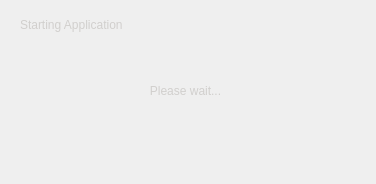
<?xml version="1.0" encoding="UTF-8"?>
<ui version="4.0">
 <class>Splash</class>
 <widget class="QDialog" name="Splash">
  <property name="windowModality">
   <enum>Qt::WindowModal</enum>
  </property>
  <property name="geometry">
   <rect>
    <x>0</x>
    <y>0</y>
    <width>376</width>
    <height>184</height>
   </rect>
  </property>
  <property name="maximumSize">
   <size>
    <width>386</width>
    <height>184</height>
   </size>
  </property>
  <property name="windowTitle">
   <string>Dialog</string>
  </property>
  <property name="styleSheet">
   <string notr="true">QListWidget::item:hover, QTreeWidget::item:hover {
	background-color: none;
  border:none;
color:white;
}
QListWidget::item:selected, QTreeWidget::item:selected {
  border:none;
	background-color: rgb(49, 65, 89);
color:white;
}

QHeaderView::section {
     background-color: #4d4b48;
     color: rgb(165,165,165);
     padding:3px 0 3px 5px;
     border-left:1px solid rgba(0,0,0, 40);border-right:none;border-top:none;border-bottom:none;
text-transform:uppercase;
	font: 10px &quot;Arial&quot;;
 }
QHeaderView::section:hover {
     color: rgb(255,255,255);
 }

 /* style the sort indicator */
 QHeaderView::down-arrow {
	image: url(:/icons/icons/steam/icon_down_default.tga);
 }

 QHeaderView::up-arrow {
	image: url(:/icons/icons/steam/icon_up_default.tga);
 }


QScrollBar {
background: rgba(215, 214, 213, 10)/*#5d5a58*/;
border:none;
border-style:none;
}
QScrollBar:horizontal {
         
	background-color: qlineargradient(spread:pad, x1:0, y1:0, x2:1, y2:0, stop:0 rgba(50, 50, 50, 255), stop:0.5 rgba(0, 0, 0, 0));
         height: 15px;
         margin: 0px 23px 1 23px;
     }

     QScrollBar::handle:horizontal {
         background:  #615f5c;
         min-width: 20px;
         border: 1px solid #615f5c;
    	 border-width: 1px;
     	border-radius: 2px;
         image: url(:/icons/icons/steam/icon_scroll_handle.tga);
     }

     QScrollBar::handle:horizontal:hover {
         background: #64615e;
         border: 1px solid #64615e;
     }
     QScrollBar::handle:vertical:hover {
         background: #64615e;
         border: 1px solid #64615e;
     }

     QScrollBar::add-line:horizontal {
	image: url(:/icons/icons/steam/icon_right_default.tga);
         background: #5d5a58;
         width: 19px;
	margin:0px 1px 1px 0; 
         subcontrol-position: right;
         subcontrol-origin: margin;
         border: 1px solid #5e5b58;
     border-width: 1px;
     border-radius: 2px;
     }

     QScrollBar::sub-line:horizontal {
	image: url(:/icons/icons/steam/icon_left_default.tga);
         background: #5e5b58;
         width: 19px;
         subcontrol-position: top left;
         subcontrol-origin: margin;
       border: 1px solid #5d5a58;
margin:0 0 1px 1px; 
     border-width: 1px;
     border-radius: 2px;
     }

     QScrollBar::add-line:horizontal:hover {
         background: #64615e;
         border: 1px solid #64615e;
     }
     QScrollBar::sub-line:horizontal:hover {
         background: #64615e;
         border: 1px solid #64615e;
     }

     QScrollBar:left-arrow:horizontal, QScrollBar::right-arrow:horizontal {
     }

     QScrollBar::add-page:horizontal, QScrollBar::sub-page:horizontal {
         background: none;
     }




QScrollBar:vertical {
	background: qlineargradient(spread:pad, x1:0, y1:1, x2:0, y2:0, stop:0.5 rgba(10, 10, 10, 0), stop:1 rgba(50, 50, 50, 255));
         width: 15px;
         margin: 23px 1px 24px 0;
     }

     QScrollBar::handle:vertical {
         background:  #615f5c;
         min-height: 20px;
         border: 1px solid #615f5c;
    	 border-width: 1px;
     border-radius: 2px;
image: url(:/icons/icons/steam/icon_scroll_handle.tga);
     }

     QScrollBar::add-line:vertical {
         background: #5d5a58;
         height: 19px;
	margin:1px 1px 1px 0; 
         subcontrol-position: bottom;
         subcontrol-origin: margin;
         border: 1px solid #5d5a58;
     border-width: 1px;
     border-radius: 2px;
	image: url(:/icons/icons/steam/icon_down_default.tga);
     }

     QScrollBar::add-line:vertical:hover {
         background: #64615e;
         border: 1px solid #64615e;
     }


     QScrollBar::sub-line:vertical {
         background: #5d5a58;
         height: 19px;
         subcontrol-position: top left;
         subcontrol-origin: margin;
       border: 1px solid #5d5a58;
margin:1px 1px 0 0 ; 
     border-width: 1px;
     border-radius: 2px;
	image: url(:/icons/icons/steam/icon_up_default.tga);
     }
     QScrollBar::sub-line:vertical:hover {
         background: #64615e;
         border: 1px solid #64615e;
     }
     QScrollBar:up-arrow:vertical, QScrollBar::down-arrow:vertical {
         width: 3px;
         height: 3px;
     }

     QScrollBar::add-page:vertical, QScrollBar::sub-page:vertical {
         background: none;

     }










 QPushButton {
	background-color: qlineargradient(spread:pad, x1:0, y1:0, x2:0, y2:1, stop:0 rgba(92, 89, 86, 255), stop:1 rgba(64, 59, 60, 255));
     border-style: solid;
     border-width: 1px;
     border-radius: 2px;
     border-color: rgba(112,109, 105, 255);
	color: rgb(218, 218, 218);
	text-align:left;
	padding-left:5px;
padding-right:20px;
	text-transform:uppercase;
	font: 10px &quot;Arial&quot;;
height:23px;
 }
 QPushButton:hover {
	background-color: qlineargradient(spread:pad, x1:0, y1:0, x2:0, y2:1, stop:0 rgba(103,100,97, 255), stop:1 rgba(64, 59, 60, 255));
     border-color: rgba(153,147,141, 255);
 }
 QPushButton:disabled {
	background-color:  qlineargradient(spread:pad, x1:0, y1:0, x2:0, y2:1, stop:0 rgba(103,100,97, 255), stop:1 rgba(64, 59, 60, 255));
     border-color:#666666;
color:#666666;
 }
QLabel#bar{background-color:#6b6865;}
 QPushButton#btn_close, QPushButton#btn_minimize {
     border-width: 0px;
	color: rgb(218, 218, 218);
	text-align:left;
	padding-left:0px;
background:none;
 }

QMessageBox, QInputDialog {background-color: qlineargradient(spread:pad, x1:0, y1:0, x2:0, y2:1, stop:0 rgba(92, 89, 86, 255), stop:1 rgba(64, 59, 60, 255));}
 QPushButton:pressed {
	background-color: qlineargradient(spread:pad, x1:0, y1:0, x2:0, y2:1, stop:0 rgba(56,54,53, 255), stop:1 rgba(73,71,69, 255));
     border-color: rgba(112,109,105, 255);
 }

QWidget {color: rgba(209, 207, 205, 255);}
QWidget:disabled {color: rgba(209, 207, 205, 100);}

QGroupBox {border:none;}

QLineEdit {
	background-color: rgba(57,55,54, 255);
     border-style: solid;
     border-width: 1px;
     border-radius: 2px;
     border-color: rgba(112,109, 105, 255);
padding-left:5px;
	color: rgb(218, 218, 218);
 }

QComboBox {
     border: 1px solid #807c78;
     border-radius: 2px;
     padding: 1px 1px 1px 3px;
     min-width: 6em;
 }

 QComboBox:hover {

	background:  #4a4846;
 }
 QComboBox:editable {

	background: qlineargradient(spread:pad, x1:0, y1:0, x2:0, y2:1, stop:0 #5c5956, stop:1 #4a4846);
 }

 QComboBox:!editable, QComboBox::drop-down:editable {

	background: qlineargradient(spread:pad, x1:0, y1:0, x2:0, y2:1, stop:0 #5c5956, stop:1 #4a4846);
 }

 /* QComboBox gets the &quot;on&quot; state when the popup is open */
 QComboBox:!editable:on, QComboBox::drop-down:editable:on {

	background: qlineargradient(spread:pad, x1:0, y1:0, x2:0, y2:1, stop:0 #5c5956, stop:1 #4a4846);
 }

 QComboBox:on { /* shift the text when the popup opens */
 }

 QComboBox::drop-down {
     subcontrol-origin: padding;
     subcontrol-position: top right;
     width: 20px;
	height:15px;
	margin-top:3px;
     border-left-width: 1px;
     border-left-color: #807c78;
     border-left-style: solid; /* just a single line */
     border-top-right-radius: 2px; /* same radius as the QComboBox */
     border-bottom-right-radius: 2px;
 }

 QComboBox::down-arrow {
	right: 1px;
     image: url(:/icons/dropdown.png);
 }

 QComboBox::down-arrow:on { /* shift the arrow when popup is open */
 }

QComboBox QAbstractItemView {
	margin-top:1px;
     border: 1px solid #807c78;
     border-radius: 2px;
     background: qlineargradient(spread:pad, x1:0, y1:0, x2:0, y2:1, stop:0 #5c5956, stop:1 #4a4846);
 }
QComboBox QAbstractItem {
margin:5px;
 }








 QListWidget,QPlainTextEdit, QTreeWidget {
	background-image: url(:/icons/viewbg.jpg);
background-repeat:repeat-x;
/*	background-color: qlineargradient(spread:pad, x1:0, y1:0, x2:0, y2:1, stop:0 rgba(56,54,53, 255), stop:1 rgba(73,71,69, 255));*/
     border-style: solid;
     border-width: 1px;
     border-radius: 2px;
     border-color: rgba(112,109, 105, 255);
	color: rgb(218, 218, 218);
background-color:#242322;
background-attachment:fixed;
 }
QTreeWidget { 

}

QTabWidget::pane { /* The tab widget frame */
	border-color: #6b6865; /* same as the pane color */
	border-top:0px solid;

}

QTabWidget::tab-bar {
	left: 0px; /* move to the right by 5px */
}

/* Style the tab using the tab sub-control. Note that it reads QTabBar _not_ QTabWidget */
QTabBar::tab {
	background-color:#4a4846;
	border-bottom-color: #6b6865; /* same as the pane color */
	border-bottom:0px solid;
	min-width: 5px;
	padding: 3px 20px 3px 8px;
	margin-right:2px;
	margin-bottom:2px;
	text-transform:uppercase;
	font: 10px &quot;Arial&quot;;
}

QTabBar::tab:hover {
background-color:#666360;
}

QTabBar::tab:selected {
	background-color: qlineargradient(spread:pad, x1:0, y1:0, x2:0, y2:1, stop:0 rgba(107, 104, 101, 255), stop:1 rgba(56, 54, 53, 255));
	margin-bottom:0px;
}

QTabBar::tab:!selected {

}</string>
  </property>
  <property name="modal">
   <bool>true</bool>
  </property>
  <widget class="QLabel" name="title">
   <property name="geometry">
    <rect>
     <x>10</x>
     <y>10</y>
     <width>351</width>
     <height>30</height>
    </rect>
   </property>
   <property name="text">
    <string>Starting Application</string>
   </property>
   <property name="margin">
    <number>0</number>
   </property>
   <property name="indent">
    <number>10</number>
   </property>
  </widget>
  <widget class="QLabel" name="msg">
   <property name="geometry">
    <rect>
     <x>0</x>
     <y>0</y>
     <width>371</width>
     <height>181</height>
    </rect>
   </property>
   <property name="text">
    <string>Please wait...</string>
   </property>
   <property name="alignment">
    <set>Qt::AlignCenter</set>
   </property>
   <property name="margin">
    <number>0</number>
   </property>
   <property name="indent">
    <number>10</number>
   </property>
  </widget>
  <widget class="QLabel" name="bg">
   <property name="geometry">
    <rect>
     <x>0</x>
     <y>0</y>
     <width>376</width>
     <height>184</height>
    </rect>
   </property>
   <property name="text">
    <string/>
   </property>
   <property name="pixmap">
    <pixmap resource="icons.qrc">:/icons/splash_loading.png</pixmap>
   </property>
   <property name="scaledContents">
    <bool>false</bool>
   </property>
   <property name="margin">
    <number>0</number>
   </property>
   <property name="indent">
    <number>10</number>
   </property>
  </widget>
  <zorder>bg</zorder>
  <zorder>title</zorder>
  <zorder>msg</zorder>
 </widget>
 <resources>
  <include location="icons.qrc"/>
 </resources>
 <connections/>
</ui>
